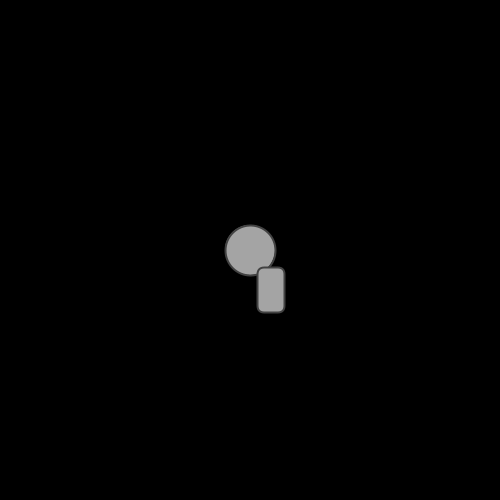
Frame 1 (no input)
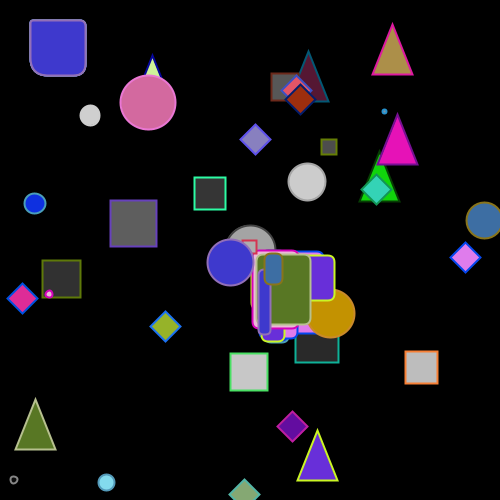
Frame 60 (the mouse pressed at the canvas centre just before this capture)
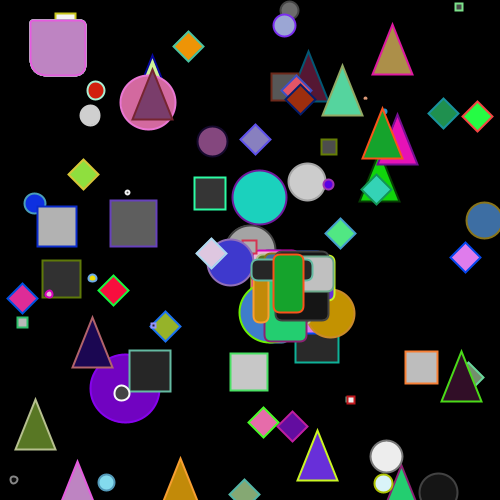
Frame 120 (the mouse held since frame 60 and released just before this capture)

The Processing sketch that drew these frames (run headless with seeded random() and noise(); from frame 60 on, the mouse is pressed at the canvas centre):

// Processing sketch: multi_pde
// ── multi_pde.pde
/// @file
/// Shape example.
/// @date 2024-09-30 (last change)
//*/////////////////////////

final int iniWidth=500;
final int iniHeight=500;
final int NUMBER_OF_SHAPES=7;

int   FREQUENCY=25;

void settings()
{
   size(iniWidth,iniHeight);
}

void setup()
{
  frameRate(FREQUENCY);
  background(0);
  fill(random(255));
  stroke(random(255));
  strokeWeight(2);
  circle(width/2,height/2, min(width,height) / 10 );
  //rectMode(CORNERS); - its brake a lot!
}

void draw()
{
  random_shape();
  if(frameCount % FREQUENCY == 0)
          println("\t",frameRate,"fr/s");
}

void random_shape() ///< Global namespace!
{
   switch(int(random(NUMBER_OF_SHAPES))){
   case 0:  fill(random(255)); stroke(random(255));  //noStroke(); ?
            circle(random(width),random(height), random(min(width,height) / 10 )); 
            break;
   case 1:  fill(random(255)); stroke(random(255),random(255),random(255));
            square(random(width),random(height), random(min(width,height) / 10 ));
            break;         
   case 2:  fill(random(255),random(255),random(255));
            stroke(random(255),random(255),random(255));
            circle(random(width),random(height), random(min(width,height) / 7 )); 
            break;
   case 3:  fill(random(255),random(255),random(255));
            stroke(random(255),random(255),random(255));
           {float x=random(width); float y=random(height);
            triangle(x,y,x-20,y+50,x+20,y+50);}
            break;
   case 4: fill(random(255),random(255),random(255));
           stroke(random(255),random(255),random(255));
           {float x=random(width); float y=random(height);
            quad(x,y,x-15,y+15,x,y+30,x+15,y+15);}
            break;
   case 5:  rect(30, 20, 55, 55, 3, 6, 12, 18);
            break;
   case 6:  rect(width/2+random(30),height/2+random(20),10+random(55),10+random(77), 7);
            break;
   case 7:  rectMode(CENTER);break;
   case 8:  rectMode(CORNER);break;
   case 9:  rectMode(RADIUS);break;
   //case 10: break;
   default: println("Not so many shapes!"); break;
   }
}
// multi_pde.pde
String PROJECT_NAME="SHAPES";
